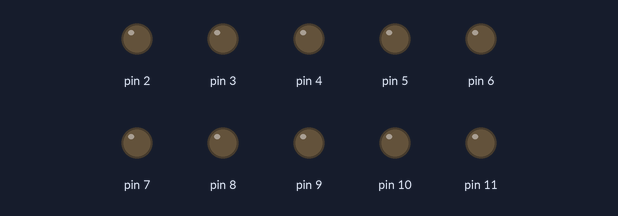
Simulated run of this sketch. Board: Arduino Uno, built with avr-gcc and run on an emulated ATmega328P. On the bench: output pins drawn as LEDs (lit = HIGH).

Above: at 0.3 s.
At 1.45 s:
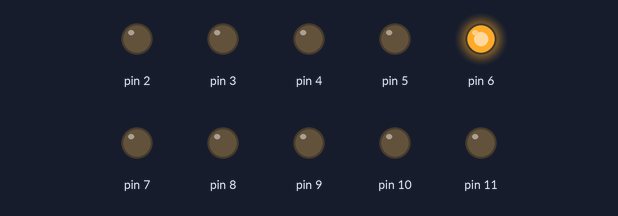
At 2.88 s:
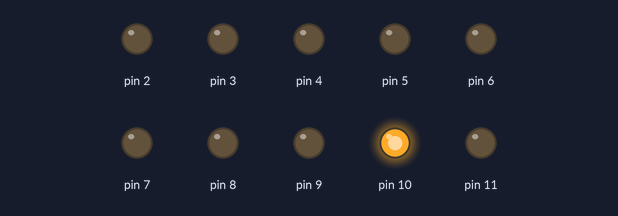
At 3.6 s:
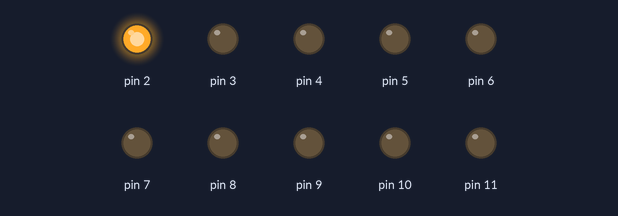
At 5.75 s:
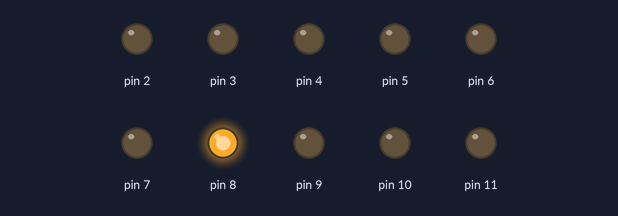
At 7.9 s:
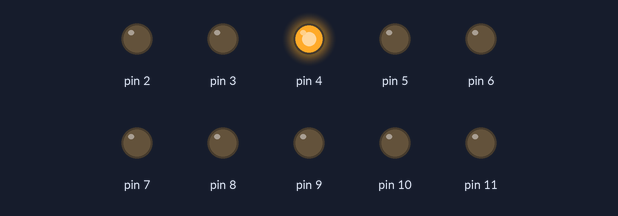
Timing chart, 0 to 8.2 s (numbered marks = the images above):
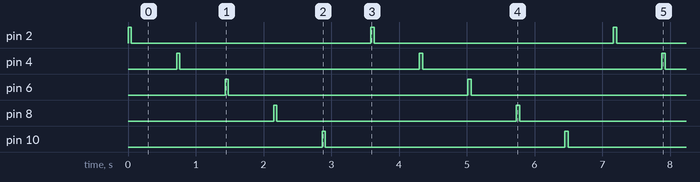

The sketch:

1of2.ino
```cpp
const short fDelay = 666; //==>90 BPM, écart entre deux battement de coeurs

void setup()  // fonction setup celle ci est une structure ou il faut initialise ce que l'on veut utiliser
{
    for(short i=2; i<12; i++) {pinMode(i, OUTPUT);}//initialisation des pins 2 a 11
}

void loop()  // boucle infini
{
    short ledUpTime = 50; //période d'allumage d'une led
    for(short i=2; i<12; i+=2)// boucle permettant d'allumer toutes les LED une sur deux
    {
        if (i>=12) {i-=10;} // gére l'exception des LED apres la dernière
        digitalWrite(i, HIGH);
        delay(ledUpTime);
        digitalWrite(i, LOW);
        delay(fDelay);
    }
}
```

Measured:
- by itself, pin 2, pin 4, pin 6, pin 8, pin 10: alternates HIGH for 0.05 s and LOW for 3.5 s
- by itself, everything shown: repeats every 3.6 s, in 10 steps
